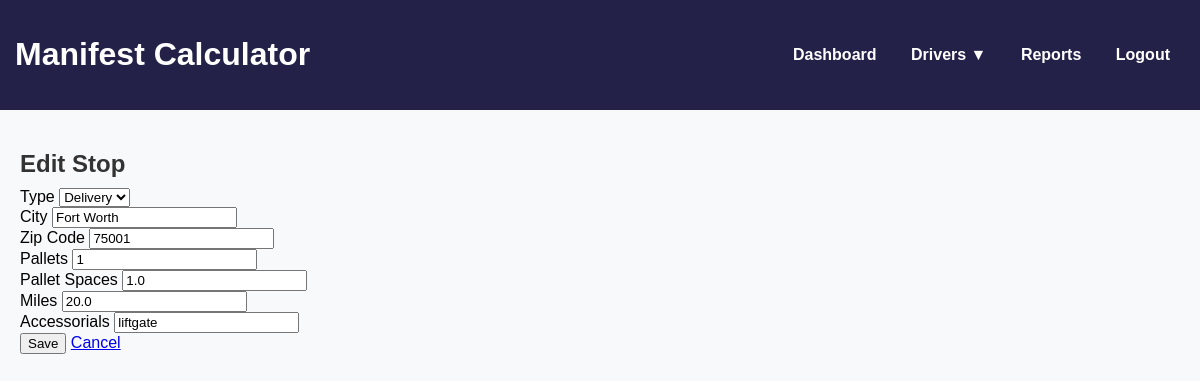
Before: /edit_stop/1/1 with the older database file.
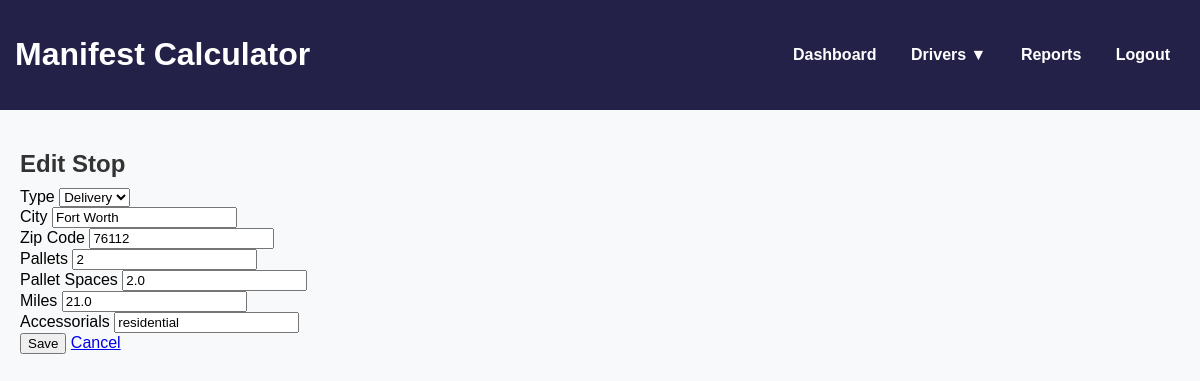
After: the same page with the newer database file.
### models.py (models this page shows)
class Stop(db.Model):
    id = db.Column(db.Integer, primary_key=True)
    manifest_id = db.Column(db.Integer, db.ForeignKey('manifest.id'), nullable=False)
    type = db.Column(db.String(20))   # Delivery / Pickup
    city = db.Column(db.String(100))
    zip_code = db.Column(db.String(10))
    zone = db.Column(db.String(5))
    pallets = db.Column(db.Integer)
    pallet_spaces = db.Column(db.Float)
    miles = db.Column(db.Float, default=0.0)
    rate = db.Column(db.Float)        # lookup from zone table
    accessorials = db.Column(db.String(200))
    total = db.Column(db.Float)       # rate + extras
    manifest = db.relationship('Manifest', back_populates='stops')

### app.py (the view, shortened to what this page needs)
@app.route("/edit_stop/<int:stop_id>/<int:manifest_id>", methods=["GET", "POST"])
def edit_stop(stop_id, manifest_id):
    stop = Stop.query.get_or_404(stop_id)
    return render_template("edit_stop.html", stop=stop, manifest_id=manifest_id)

### app.py (called while the page is built)
@app.context_processor
def inject_drivers():
    all_drivers = Driver.query.order_by(Driver.name).all()
    return dict(all_drivers=all_drivers)

### templates/edit_stop.html (shortened to what this page needs)
{% extends "base.html" %}
{% block content %}
<h2>Edit Stop</h2>
<form method="POST">
  <div>
    <label>Type</label>
    <select name="type">
        <option value="DELIVERY" {% if stop.type == "DELIVERY" %}selected{% endif %}>Delivery</option>
    </select>
  </div>
  <div>
    <label>City</label>
    <input type="text" name="city" value="{{ stop.city }}" required>
  </div>
  <div>
    <label>Zip Code</label>
    <input type="text" name="zip_code" value="{{ stop.zip_code }}" required>
  </div>
  <div>
    <label>Pallets</label>
    <input type="number" name="pallets" value="{{ stop.pallets }}" required>
  </div>
  <div>
    <label>Pallet Spaces</label>
    <input type="number" step="0.5" name="pallet_spaces" value="{{ stop.pallet_spaces }}" required>
  </div>
  <div>
    <label>Miles</label>
    <input type="number" step="0.1" name="miles" value="{{ stop.miles }}" {% if stop.zone %}readonly{% endif %}>
  </div>
  <div>
    <label>Accessorials</label>
    <input type="text" name="accessorials" value="{{ stop.accessorials }}">
  </div>
  <button type="submit" class="btn btn-success">Save</button>
  <a href="{{ url_for('manifest_detail', manifest_id=manifest_id) }}" class="btn btn-secondary">Cancel</a>
</form>
{% endblock %}

Changed rows visible on the page:
changed Stop "Delivery": zip_code "75001" → "76112"; pallets "1" → "2"; pallet_spaces "1.0" → "2.0"; miles "20.0" → "21.0"; accessorials "liftgate" → "residential"
